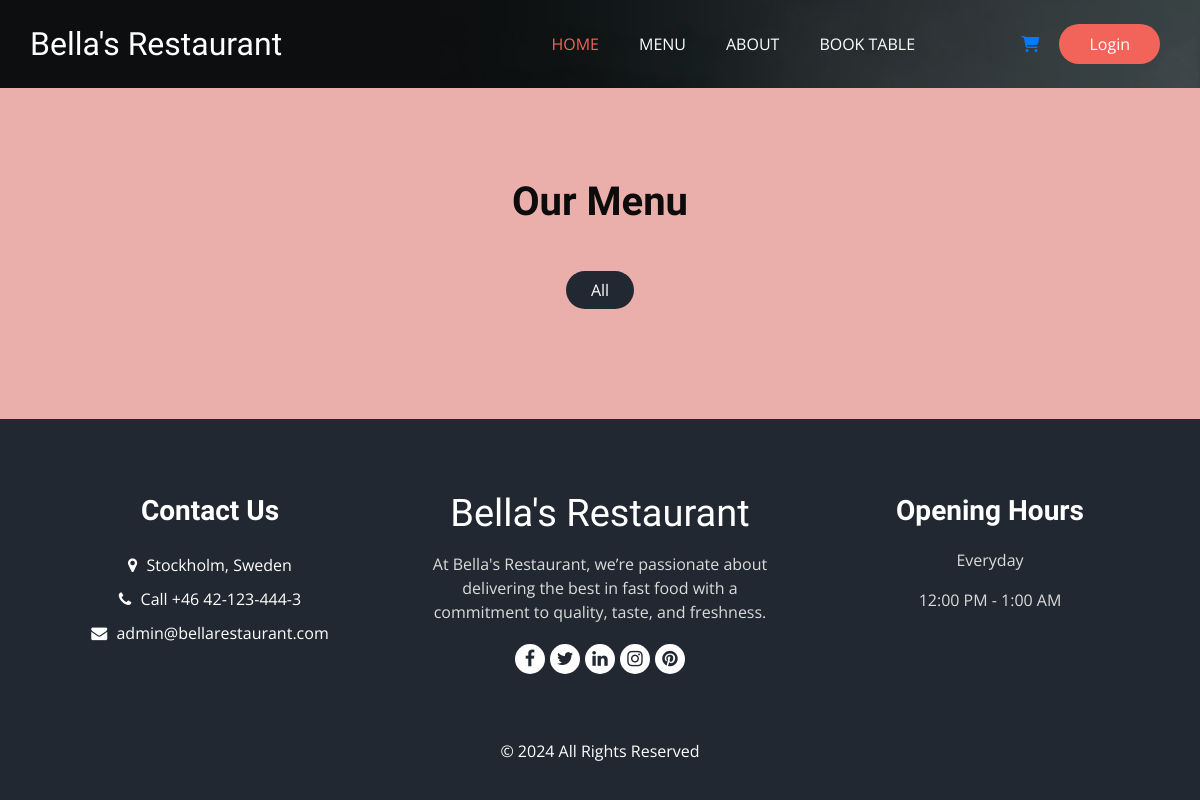
The app's page /menu/, older data.
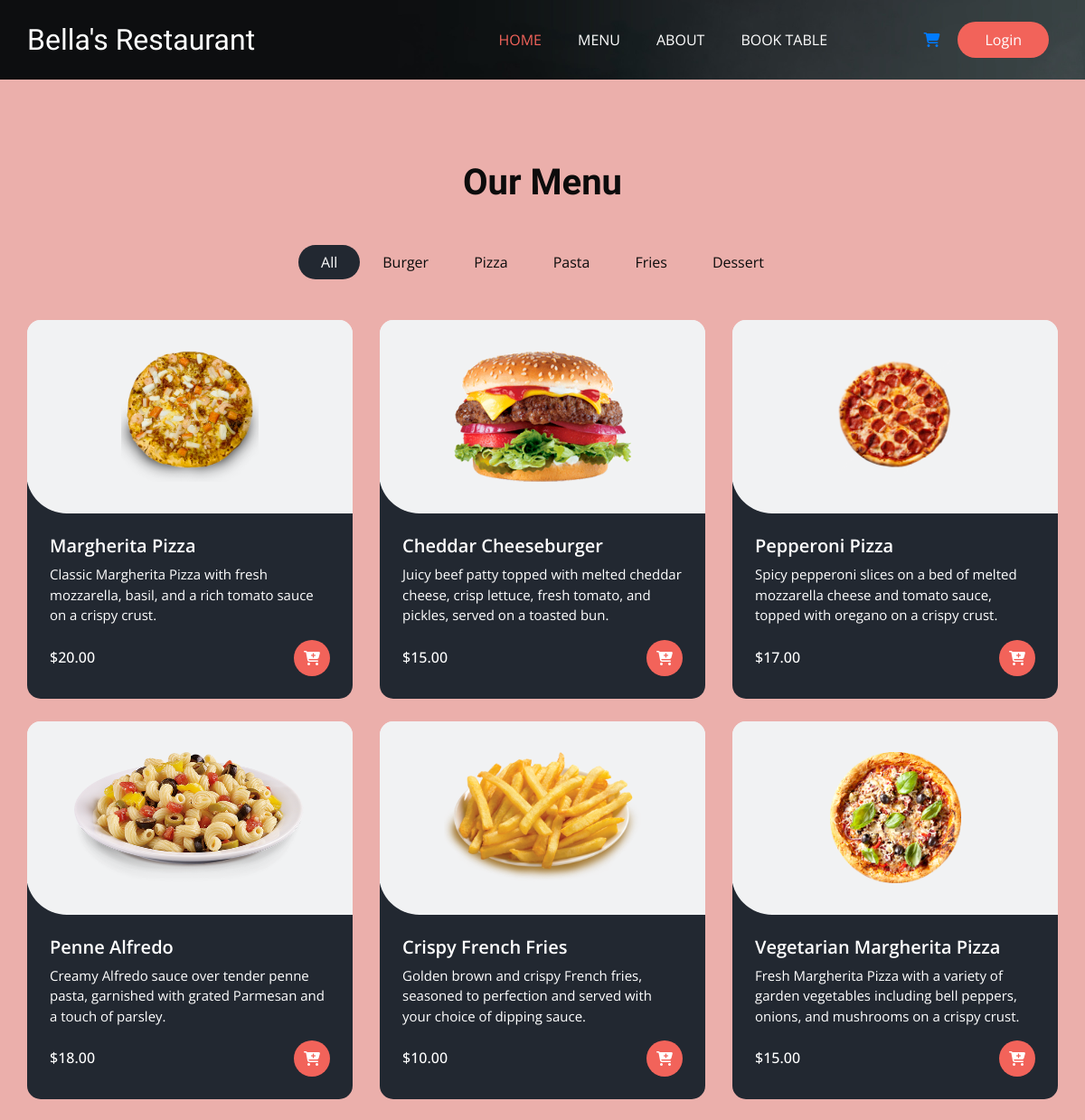
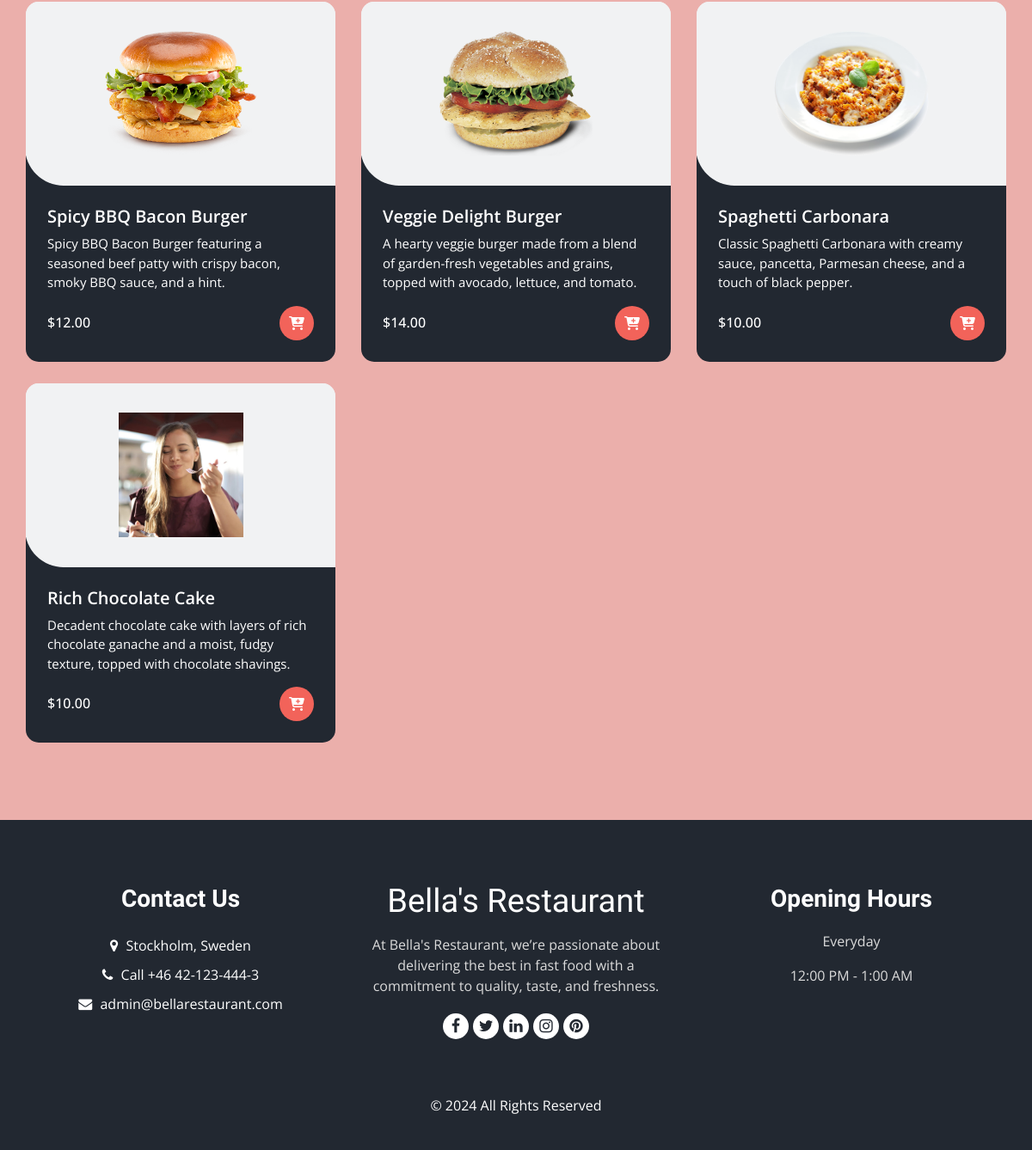
The same page, newer data (2 pictures, top to bottom).
### home/models.py (models this page shows, shortened)
class FoodType(models.Model):
    id = models.UUIDField(primary_key=True, default=uuid.uuid4, editable=False)
    name = models.TextField(blank=False, null=False, unique=True)
    created_at = models.DateTimeField(auto_now_add=True, editable=False)
    updated_at = models.DateTimeField(auto_now=True)

class Food(models.Model):
    id = models.UUIDField(primary_key=True, default=uuid.uuid4, editable=False)
    food_type = models.ForeignKey(FoodType, on_delete=models.CASCADE)
    name = models.CharField(max_length=200, db_index=True)
    image = models.ImageField(null=True, blank=True)
    description = models.CharField(max_length=200, blank=True)
    price = models.PositiveIntegerField(null=False, blank=False)
    available = models.BooleanField(default=True)
    created_at = models.DateTimeField(auto_now_add=True, editable=False)
    updated_at = models.DateTimeField(auto_now=True)
    @property
    def image_url(self):
        return self.image.url
    def to_dict(self):
        return {
            "id": str(self.id),
            "name": self.name,
            "description": self.description,
            "price": self.price,
            "image_url": self.image_url,
        }

### home/views.py (the view)
# urls.py: path('menu/', views.menu, name="menu"),
def menu(request):
    if request.user.groups.filter(name="manager").exists():
        return redirect('manager-account')
    context = {
        'is_authenticated': request.user.is_authenticated,
        'user': request.user,
        'foods': Food.objects.filter(available=True),
        'food_types': FoodType.objects.all(),
    }
    return render(request, 'home/menu.html', context)

### home/templates/home/menu.html (shortened to what this page needs)
{% extends 'home/base.html' %}
{% load static %}
{% block content %}
<body class="sub_page">
  <div class="hero_area">
    <div class="bg-box">
      <img src="{% static 'images/hero-bg.jpg' %}" alt="">
    </div>
   {% include 'home/partials/_header.html' %}
  </div>
  <section class="food_section layout_padding">
        {% include 'home/partials/_menu.html' %}
  </section>
    {% include 'home/partials/_footer.html' %}
{% endblock %}

### home/templates/home/partials/_menu.html
{% load static %}
<div class="container">
    <div class="heading_container heading_center">
        <h2>
            Our Menu
        </h2>
    </div>
    <ul class="filters_menu">
        <li class="active" data-filter="*">All</li>
        {% for food_type in food_types %}
            <li data-filter=".{{ food_type.name }}">{{ food_type.name }}</li>
        {% endfor %}
    </ul>
    <div class="filters-content">
        <div class="row grid">
            {% for food in foods %}
                <div class="col-sm-6 col-lg-4 all {{ food.food_type.name }}">
                    <div class="box">
                        <div>
                            <div class="img-box">
                                <img src="{{ food.image_url }}" alt="">
                            </div>
                            <div class="detail-box">
                                <h5>
                                    {{ food.name }}
                                </h5>
                                <p>
                                    {{ food.description }}
                                </p>
                                <div class="options">
                                    <h6>
                                        ${{ food.price }}.00
                                    </h6>
                                    <a id="cart_add_button-{{ food.id }}" onclick="appendObjectToLocalStorage({{ food.to_dict }})"
                                       style="cursor: pointer"><i class="fa-solid fa-cart-plus"></i></a>
                                </div>
                            </div>
                        </div>
                    </div>
                </div>
            {% endfor %}
        </div>
    </div>
</div>

Row changes from the older to the newer data that the page shows:
added FoodType: name "Burger"
added FoodType: name "Pizza"
added FoodType: name "Pasta"
added FoodType: name "Fries"
added FoodType: name "Dessert"
added Food: image_url (picture), name "Margherita Pizza", description "Classic Margherita Pizza with fresh mozzarella, basil, and a rich tomato sauce on a crispy crust.", price "20"
added Food: image_url (picture), name "Cheddar Cheeseburger", description "Juicy beef patty topped with melted cheddar cheese, crisp lettuce, fresh tomato, and pickles, served on a toasted bun.", price "15"
added Food: image_url (picture), name "Pepperoni Pizza", description "Spicy pepperoni slices on a bed of melted mozzarella cheese and tomato sauce, topped with oregano on a crispy crust.", price "17"
added Food: image_url (picture), name "Penne Alfredo", description "Creamy Alfredo sauce over tender penne pasta, garnished with grated Parmesan and a touch of parsley.", price "18"
added Food: image_url (picture), name "Crispy French Fries", description "Golden brown and crispy French fries, seasoned to perfection and served with your choice of dipping sauce.", price "10"
added Food: image_url (picture), name "Vegetarian Margherita Pizza", description "Fresh Margherita Pizza with a variety of garden vegetables including bell peppers, onions, and mushrooms on a crispy crust.", price "15"
added Food: image_url (picture), name "Spicy BBQ Bacon Burger", description "Spicy BBQ Bacon Burger featuring a seasoned beef patty with crispy bacon, smoky BBQ sauce, and a hint.", price "12"
added Food: image_url (picture), name "Veggie Delight Burger", description "A hearty veggie burger made from a blend of garden-fresh vegetables and grains, topped with avocado, lettuce, and tomato.", price "14"
added Food: image_url (picture), name "Spaghetti Carbonara", description "Classic Spaghetti Carbonara with creamy sauce, pancetta, Parmesan cheese, and a touch of black pepper.", price "10"
added Food: image_url (picture), name "Rich Chocolate Cake", description "Decadent chocolate cake with layers of rich chocolate ganache and a moist, fudgy texture, topped with chocolate shavings.", price "10"
